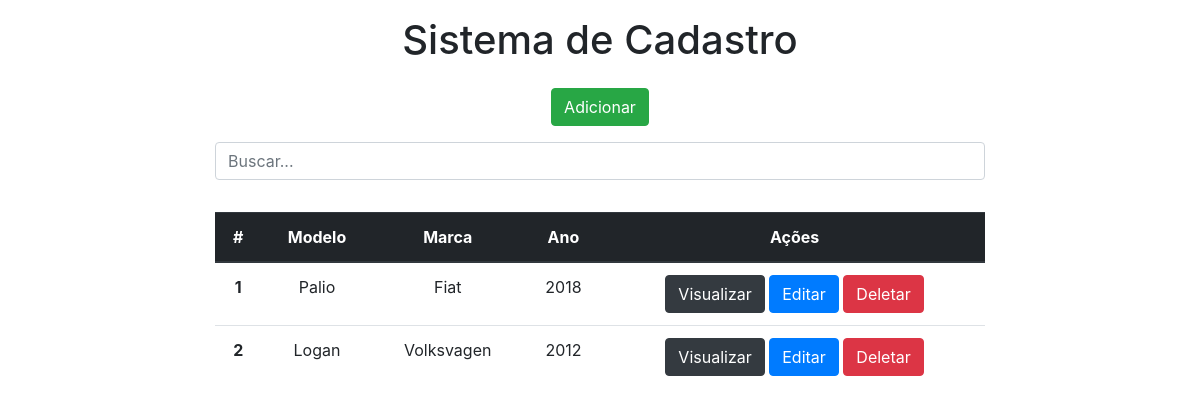
Before: / with the older database file.
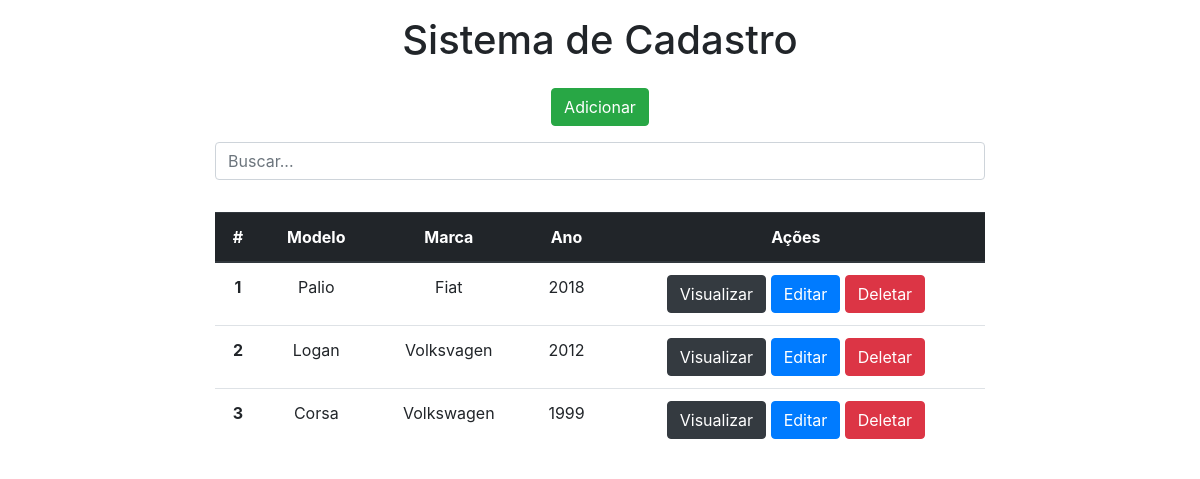
After: the same page with the newer database file.
### app/models.py (models this page shows)
class Carros(models.Model):
    modelo = models.CharField(max_length=150)
    marca = models.CharField(max_length=100)
    ano = models.IntegerField()

### app/views.py (the view)
# urls.py: 2. Add a URL to urlpatterns:  path('', views.home, name='home')
def home(request):
    data = {}
    search = request.GET.get('search')
    if search:
        data['db'] = Carros.objects.filter(modelo__icontains=search)
    else:
        data['db'] = Carros.objects.all()
    return render(request, 'index.html', data)

### app/templates/index.html (shortened to what this page needs)
<!DOCTYPE html>
<html lang="pt-br">
<head>
  <link rel="stylesheet" href="https://stackpath.bootstrapcdn.com/bootstrap/4.1.3/css/bootstrap.min.css">
</head>
<body>
    <div class="col-8 m-auto pt-3 pb-2 text-center">
      <h1>Sistema de Cadastro</h1>
    </div>
    <div class="col-8 m-auto pt-2 pb-2 text-center">
      <a href="/form" class="btn btn-success">Adicionar</a>
    </div>
    <div class="col-8 m-auto pt-2 pb-2 text-center">
      <form method="get">
        <input type="text" id="search" name="search" class="form-control" placeholder="Buscar...">
      </form>
    </div>
    <div class="col-8 m-auto pt-4 pb-2 text-center">
      <table class="table">
        <thead class="thead-dark">
          <tr>
            <th scope="col">#</th>
            <th scope="col">Modelo</th>
            <th scope="col">Marca</th>
            <th scope="col">Ano</th>
            <th scope="col">Ações</th>
          </tr>
        </thead>
        <tbody>
          {% for dbs in db %}
          <tr>
            <th>{{dbs.id}}</th>
            <td>{{dbs.modelo}}</td>
            <td>{{dbs.marca}}</td>
            <td>{{dbs.ano}}</td>
            <td>
              <a href="/view/{{dbs.id}}/" class="btn btn-dark">Visualizar</a>
              <a href="/edit/{{dbs.id}}/" class="btn btn-primary">Editar</a>
              <a href="/delete/{{dbs.id}}/" class="btn btn-danger btnDel">Deletar</a>
            </td>
          </tr>
          {% endfor %}
        </tbody>
      </table>
    </div>
    {% load static %}
</body>
</html>

Changed rows visible on the page:
added Carros: id "3", modelo "Corsa", marca "Volkswagen", ano "1999"
